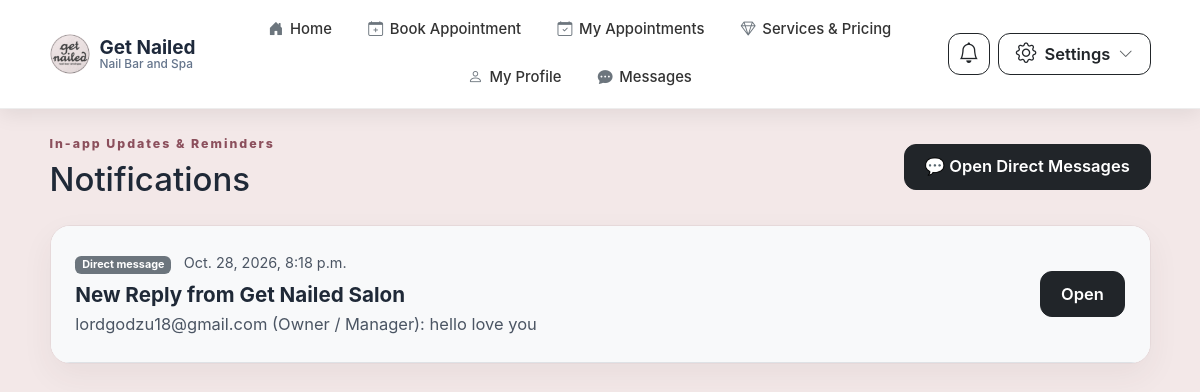
Screenshot of /notifications/ (signed in) with the database file from the repository.
### apps/notifications/models.py (models this page shows, shortened)
class Notification(models.Model):
    class EventType(models.TextChoices):
        NEW = "NEW", "New appointment"
        APPROVED = "APPROVED", "Appointment approved"
        REJECTED = "REJECTED", "Appointment rejected"
        RESCHEDULED = "RESCHEDULED", "Appointment rescheduled"
        CANCELLED = "CANCELLED", "Appointment cancelled"
        REMINDER = "REMINDER", "Booking reminder"
        NO_SHOW_ALERT = "NO_SHOW_ALERT", "Late / No-show alert"
        MESSAGE = "MESSAGE", "Direct message"
    recipient = models.ForeignKey(
        settings.AUTH_USER_MODEL,
        on_delete=models.CASCADE,
        related_name="notifications",
    )
    appointment = models.ForeignKey(
        "bookings.Appointment",
        on_delete=models.CASCADE,
        related_name="notifications",
        blank=True,
        null=True,
    )
    event_type = models.CharField(max_length=20, choices=EventType.choices)
    title = models.CharField(max_length=160)
    message = models.CharField(max_length=500)
    read_at = models.DateTimeField(blank=True, null=True)
    created_at = models.DateTimeField(auto_now_add=True)
    class Meta:
        ordering = ("-created_at", "-pk")
        indexes = [models.Index(fields=("recipient", "read_at"), name="notification_unread_idx")]
    @property
    def is_read(self):
        return self.read_at is not None

### apps/notifications/views.py (the view)
# urls.py: path("", base_views.index, name="mfa_index"),
@login_required
def index(request):
    notifications = Notification.objects.filter(recipient=request.user).select_related(
        "appointment"
    )
    return render(request, "notifications/index.html", {"notifications": notifications})

### apps/accounts/mfa.py (called while the page is built, shortened)
def is_mfa_required(user):
    if not user.is_authenticated:
        return False
    if (user.role == User.Role.OWNER or user.is_superuser) and settings.MFA_ENFORCE_OWNER:
        return True
    if user.role not in {User.Role.CASHIER, User.Role.STAFF}:
        return False

### apps/accounts/models.py (called while the page is built)
    @property
    def is_customer(self):
        return self.role == self.Role.CUSTOMER

### apps/audittrail/events.py (called while the page is built)
def set_current_request(request):
    return _current_request.set(request)

def reset_current_request(token):
    _current_request.reset(token)

### apps/core/context_processors.py (called while the page is built)
def branding(request):
    ctx = {'BRAND_NAME': settings.BRAND_NAME}
    user = getattr(request, 'user', None)
    if user and user.is_authenticated:
        try:
            from apps.notifications.models import Notification
            ctx['unread_notifications_count'] = Notification.objects.filter(recipient=user, is_read=False).count()
        except Exception:
            ctx['unread_notifications_count'] = 0
    return ctx

### templates/notifications/index.html (shortened to what this page needs)
{% extends "base.html" %}
{% block content %}
  <div class="d-flex flex-wrap justify-content-between align-items-center gap-3 mb-4">
    <div>
      <div class="eyebrow">In-app Updates &amp; Reminders</div>
      <h1 class="h2 mb-0">Notifications</h1>
    </div>
    <div class="d-flex gap-2">
      <a class="btn btn-dark" href="{% url 'notifications:messages' %}">💬 Open Direct Messages</a>
    </div>
  </div>
  <div class="gn-card p-0 overflow-hidden">
    {% for item in notifications %}
      <div class="p-4 border-bottom d-flex justify-content-between align-items-center gap-3 {% if not item.is_read %}bg-light{% endif %}">
        <div>
          <div class="small text-muted mb-1">
            <span class="badge text-bg-secondary me-2">{{ item.get_event_type_display }}</span>
            {{ item.created_at }}
          </div>
          <div class="fw-bold fs-5">{{ item.title }}</div>
          <div class="text-muted">{{ item.message }}</div>
        </div>
        <div class="d-flex gap-2">
          {% if not item.is_read %}
            <form method="post" action="{% url 'notifications:mark_read' item.pk %}">
              <button class="btn btn-dark" type="submit">Open</button>
            </form>
          {% elif item.appointment %}
            {% if request.user.role == 'CUSTOMER' %}
              <a class="btn btn-outline-dark" href="{% url 'core:customer_appointments' %}">View Booking</a>
            {% else %}
              <a class="btn btn-outline-dark" href="{% url 'bookings:detail' item.appointment.reference %}">Open</a>
            {% endif %}
          {% elif item.event_type == 'MESSAGE' %}
            <a class="btn btn-outline-dark" href="{% url 'notifications:messages' %}">Open Chat</a>
          {% endif %}
        </div>
      </div>
    {% empty %}
      <p class="p-4 text-muted mb-0">No notifications yet.</p>
    {% endfor %}
  </div>
{% endblock %}

### static/css/app.css (style rules this page uses)
:root { --charcoal: #474747; --charcoal-dark: #2f2f2f; --blush: #f3e8e8; --warm-white: #fffafa; --dusty-rose: #c9aeb1; --deep-rose: #8b4f5c; --gold: #c6a15b; --border: #e6d9da; --shadow: 0 18px 45px rgba(71, 71, 71, .10); --text-main: #1f2937; --text-muted: #4b5563; --text-secondary: #374151; }
* { box-sizing: border-box; }
html, body { margin: 0; padding: 0; width: 100%; max-width: 100vw; overflow-x: hidden; background: var(--blush); color: var(--text-main); font-size: 16.5px; line-height: 1.6; font-family: Inter, ui-sans-serif, system-ui, -apple-system, BlinkMacSystemFont, "Segoe UI", sans-serif; }
.btn { font-size: 1rem; padding: 0.6rem 1.2rem; border-radius: 12px; font-weight: 600; }
.gn-card, .content-card { background: #ffffff; border: 1px solid var(--border); border-radius: 20px; box-shadow: 0 12px 32px rgba(71, 45, 53, 0.06); }
.text-muted { color: var(--text-muted) !important; }
a { text-decoration: none; }
.eyebrow { color: var(--deep-rose); font-size: .75rem; font-weight: 800; letter-spacing: .16em; margin-bottom: 7px; }
html { scroll-behavior: smooth; }

### rows the page displays
Notification: event_type "Direct message", created_at "Oct. 28, 2026, 8:18 p.m.", title "New Reply from Get Nailed Salon", message "lordgodzu18@gmail.com (Owner / Manager): hello love you", shows "Open"
